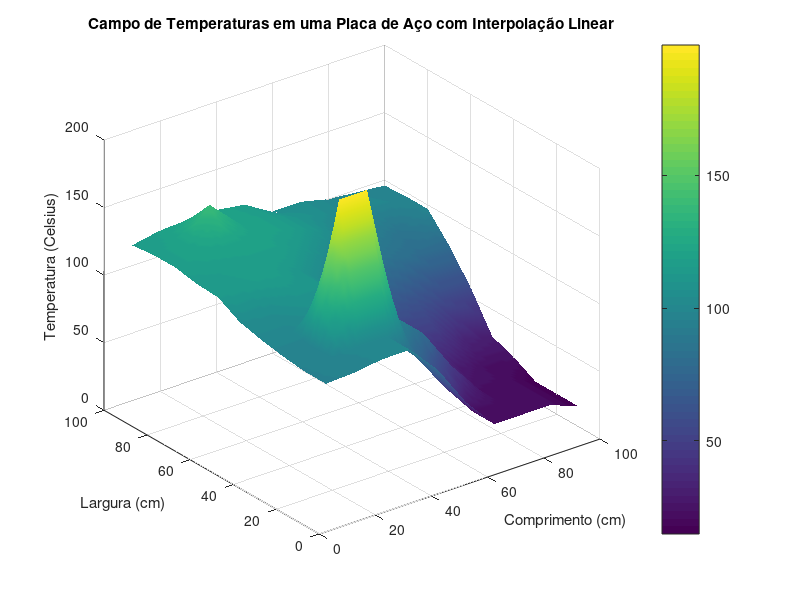

Reproduce this figure in MATLAB.
% Definindo os valores das temperaturas
temperaturas = [
    95, 96, 99, 99, 77, 46, 23, 23, 23, 15;
    95, 98, 99, 99, 77, 48, 23, 23, 23, 15;
    97, 97, 199, 199, 98, 79, 48, 23, 23, 15;
    100, 100, 105, 105, 77, 70, 48, 30, 23, 24;
    104, 105, 110, 110, 87, 70, 48, 48, 35, 30;
    113, 115, 117, 110, 99, 89, 67, 63, 57, 57;
    114, 116, 118, 118, 110, 100, 87, 83, 80, 79;
    117, 120, 120, 120, 118, 110, 99, 93, 85, 97;
    117, 120, 140, 120, 118, 110, 105, 100, 99, 97;
    115, 119, 120, 120, 117, 105, 105, 100, 98, 96
];

% Definindo os pontos na superfície da placa
[x, y] = meshgrid(10:10:100, 10:10:100);

% Pontos de interpolação
[xq, yq] = meshgrid(10:1:100, 10:1:100);

% Interpolação linear
temperaturas_interp = interp2(x, y, temperaturas, xq, yq, 'linear');

% Criando o gráfico 3D com interpolação
figure;
surf(xq, yq, temperaturas_interp);

% Definindo os rótulos dos eixos
xlabel('Comprimento (cm)');
ylabel('Largura (cm)');
zlabel('Temperatura (Celsius)');
title('Campo de Temperaturas em uma Placa de Aço com Interpolação Linear');

% Ajustando a visualização
colormap('viridis');
colorbar;
shading interp; % Suaviza o sombreamento